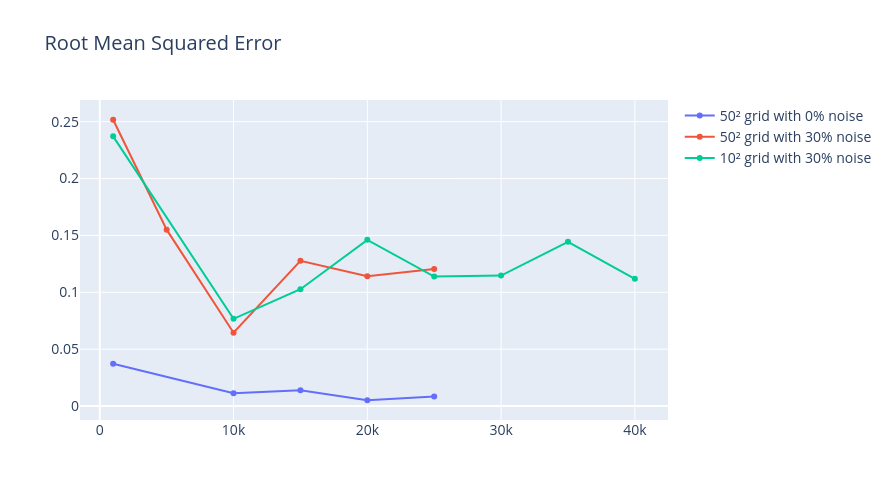

The cell this chart's notebook holds for it:
### Code cell
fig = make_subplots(rows=1, cols=1)

if not df_50_pure.empty:
    fig.add_trace(go.Scatter(x=df_50_pure['Nstates'], y=df_50_pure['RMSE'], mode='lines+markers', name='50² grid with 0% noise'), row=1, col=1)
if not df_50_error.empty:
    fig.add_trace(go.Scatter(x=df_50_error['Nstates'], y=df_50_error['RMSE'], mode='lines+markers', name='50² grid with 30% noise'), row=1, col=1)
if not df_10_error.empty:
    fig.add_trace(go.Scatter(x=df_10_error['Nstates'], y=df_10_error['RMSE'], mode='lines+markers', name='10² grid with 30% noise'), row=1, col=1)

fig.update_layout(height=500, width=889, title_text="Root Mean Squared Error", font=dict(size=14))
fig.show()

### Figure 1 — Plotly figure (JSON) as saved in the notebook; plotly's stock layout.template omitted (floating-point values rounded to 4 significant figures)
{"data": [{"mode": "lines+markers", "name": "50² grid with 0% noise", "type": "scatter", "x": [1000.0, 10000.0, 15000.0, 20000.0, 25000.0], "xaxis": "x", "y": [0.03714, 0.01134, 0.01378, 0.005088, 0.008414], "yaxis": "y"}, {"mode": "lines+markers", "name": "50² grid with 30% noise", "type": "scatter", "x": [1000.0, 5000.0, 10000.0, 15000.0, 20000.0, 25000.0], "xaxis": "x", "y": [0.2517, 0.1551, 0.0645, 0.1276, 0.114, 0.1204], "yaxis": "y"}, {"mode": "lines+markers", "name": "10² grid with 30% noise", "type": "scatter", "x": [1000.0, 10000.0, 15000.0, 20000.0, 25000.0, 30000.0, 35000.0, 40000.0], "xaxis": "x", "y": [0.2371, 0.07665, 0.1027, 0.1461, 0.1139, 0.1147, 0.1444, 0.1119], "yaxis": "y"}], "layout": {"font": {"size": 14}, "height": 500, "title": {"text": "Root Mean Squared Error"}, "width": 889, "xaxis": {"anchor": "y", "domain": [0, 1]}, "yaxis": {"anchor": "x", "domain": [0, 1]}}}
